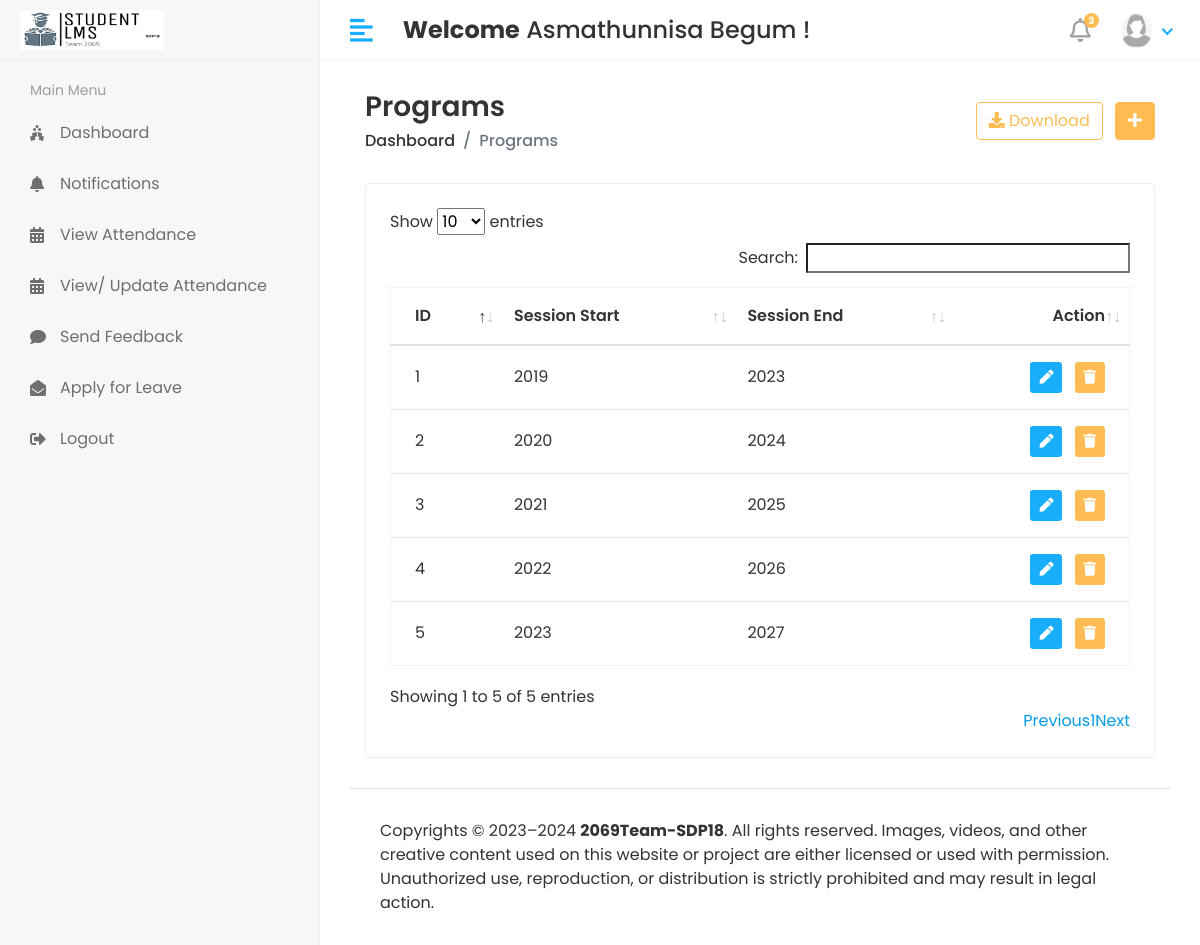
/HOD/Session/View (signed in), run on the app's committed database.
### app/models.py (models this page shows, shortened)
class CustomUser(AbstractUser):
    USER_CHOICES = (
        (1, 'HOD'),
        (2, 'STAFF'),
        (3, 'STUDENT'),
    )
    user_type = models.CharField(choices=USER_CHOICES, max_length=50, default=1)
    profile_pic = models.ImageField(upload_to='media/profile_pics')
    class Meta:
        db_table = 'custom_user_table'

class Session_Year(models.Model):
    session_start = models.CharField(max_length=100)
    session_end = models.CharField(max_length=100)
    class Meta:
        db_table = 'session_year_table'

### Studentlearningmanagementsystem/HOD_views.py (the view)
# urls.py: path('HOD/Session/View', HOD_views.VIEW_SESSION, name='view_session'),
@login_required(login_url='/')
def VIEW_SESSION(request):
    session = Session_Year.objects.all()
    context = {
        'session': session,
    }
    return render(request, 'Hod/view_session.html', context)

### templates/HOD/view_session.html (shortened to what this page needs)
{% extends 'base.html' %}
{% block content %}
<div class="content container-fluid">
    <div class="page-header">
       <div class="row align-items-center">
          <div class="col">
             <h3 class="page-title">Programs</h3>
             <ul class="breadcrumb">
                <li class="breadcrumb-item"><a href="{% url 'HOD_home' %}">Dashboard</a></li>
                <li class="breadcrumb-item active">Programs</li>
             </ul>
          </div>
          <div class="col-auto text-right float-right ml-auto">
             <a href="#" class="btn btn-outline-primary mr-2"><i class="fas fa-download"></i> Download</a>
             <a href="{% url 'add_program' %}" class="btn btn-primary"><i class="fas fa-plus"></i></a>
          </div>
       </div>
    </div>
    <div class="row">
       <div class="col-sm-12">
          <div class="card card-table">
             <div class="card-body">
                <div class="table-responsive">
                   <table id='table_id' class="table table-hover table-center mb-0">
                      <thead>
                         <tr>
                            <th>ID</th>
                            <th>Session Start</th>
                            <th>Session End</th>
                            <th class="text-right">Action</th>
                         </tr>
                      </thead>
                      <tbody>
                        {% for i in session %}
                         <tr>
                            <td>{{i.id}}</td>
                            <td>{{i.session_start}}</td>
                            <td>{{i.session_end}}</td>
                            <td class="text-right">
                               <div class="actions">
                                  <a href="{% url 'edit_session' i.id %}" class="btn btn-sm bg-success-light mr-2">
                                  <i class="fas fa-pen"></i>
                                  </a>
                                  <a href="{% url 'delete_session' i.id %}" class="btn btn-sm bg-danger-light">
                                  <i class="fas fa-trash"></i>
                                  </a>
                               </div>
                            </td>
                         </tr>
                         {% endfor %}
                      </tbody>
                   </table>
                </div>
             </div>
          </div>
       </div>
    </div>
 </div>
{% endblock  %}

### templates/includes/header.html (shortened to what this page needs)
{% load static %}
<div class="header">
    <div class="header-left">
       <a href="index.html" class="logo">
       <img src="{% static 'assets/img/logo3.jpg' %}" alt="Logo">
       </a>
    </div>
    <a href="javascript:void(0);" id="toggle_btn">
    <i class="fas fa-align-left"></i>
    </a>
    <div class="top-nav-search mt-3">
      <h4><strong>Welcome</strong>&nbsp;<span>{{user.first_name}} {{ user.last_name }}&nbsp;!</span></h4>
    </div>
    <ul class="nav user-menu">
       <li class="nav-item dropdown noti-dropdown">
          <a href="#" class="dropdown-toggle nav-link" data-toggle="dropdown">
          <i class="far fa-bell"></i> <span class="badge badge-pill">3</span>
          </a>
       </li>
       <li class="nav-item dropdown has-arrow">
          <a href="#" class="dropdown-toggle nav-link" data-toggle="dropdown">
            {% if user.profile_pic == "" %}
            <img class="rounded-circle" src="{% static '/assets/img/noimg.jpg' %}" width="31" alt="{{user.username}}">
            {% else %}
          <span class="user-img"><img class="rounded-circle" src="/{{ user.profile_pic }}" width="31" alt="{{user.username}}"></span>
          {% endif %}
         </a>
       </li>
    </ul>
 </div>

### static/assets/css/style.css (style rules this page uses)
html { height: 100%; }
body { background-color: #fff; color: #333; font-family: 'Poppins', sans-serif; font-size: 1rem; height: 100%; line-height: 1.5; overflow-x: hidden; }
h1, h2, h3, h4, h5, h6 { font-family: 'Poppins', sans-serif; margin-top: 0; }
a { color: #009ce7; }
input, button, a { transition: all 0.4s ease; -moz-transition: all 0.4s ease; -o-transition: all 0.4s ease; -ms-transition: all 0.4s ease; -webkit-transition: all 0.4s ease; }
ul, ol { padding: 0px; list-style: none; }
.table { color: #333; max-width: 100%; margin-bottom: 0; width: 100%; }
.table.dataTable { border-collapse: collapse !important; border: 1px solid rgba(0, 0, 0, 0.05); }
.table thead tr th { font-weight: 600; }
.table tbody tr { border-bottom: 1px solid rgba(0, 0, 0, 0.05); }
.table.table-center td, .table.table-center th { vertical-align: middle; }
.card-table .card-body .table > thead > tr > th { border-top: 0; }
.card-table .card-body .table tr td:first-child, .card-table .card-body .table tr th:first-child { padding-left: 1.5rem; }
.card-table .card-body .table tr td:last-child, .card-table .card-body .table tr th:last-child { padding-right: 1.5rem; }
.card-table .table td, .card-table .table th { border-top: 1px solid #e2e5e8; padding: 1rem 0.75rem; white-space: nowrap; }
.btn-primary { background-color: #FFBC53; border: 1px solid #FFBC53; }
.btn-outline-primary { color: #FFBC53; border-color: #FFBC53; }
.card { border: 1px solid #ececf5; box-shadow: 0 1px 3px 0 rgba(0, 0, 0, 0.03); margin-bottom: 1.875rem; }
.card-body { padding: 1.5rem; }
.bg-danger-light { background-color:#FFBC53 !important; color:#fff !important; }
.bg-success-light { background-color: #18aefa; color: #fff; }
.header { background-color: #fff; border-bottom: 1px solid #f3f3f4; left: 0; position: fixed; right: 0; top: 0; z-index: 1001; height: 60px; }
.header .header-left { float: left; height: 60px; padding: 0 20px; position: relative; width: 320px; z-index: 1; transition: all 0.2s ease-in-out; background-color: #f7f7fa; border-bottom: 1px solid #efefef; border-right: 1px solid #ececf5; display: flex; align-items: center; }
.header .header-left .logo { display: inline-block; line-height: 60px; }
.header .header-left .logo img { max-height: 40px; width: auto; }
.header .dropdown-toggle:after { display: none; }
.header .has-arrow .dropdown-toggle:after { border-top: 0; border-left: 0; border-bottom: 2px solid #18aefa; border-right: 2px solid #18aefa; content: ''; height: 8px; display: inline-block; pointer-events: none; -webkit-transform-origin: 66% 66%; -ms-transform-origin: 66% 66%; transform-origin: 66% 66%; -webkit-transform: rotate(45deg); -ms-transform: rotate(45deg); transform: rotate(45deg); -webkit-transition: all 0.15s ease-in-out; transition: all 0.15s ease-in-out; width: 8px; vertical-align: 0px; }
.user-menu { float: right; margin: 0; position: relative; z-index: 99; padding-right: 15px; }
.user-menu.nav > li > a { color: #a0a0a0; font-size: 14px; line-height: 58px; padding: 0 15px; height: 60px; }
.user-img { margin-right: 3px; position: relative; }
.top-nav-search { float: left; margin-left: 15px; }
.page-header { margin-bottom: 1.875rem; }
.page-header .breadcrumb { background-color: transparent; color: #6c757d; font-size: 1rem; font-weight: 500; margin-bottom: 0; padding: 0; }
.page-header .breadcrumb a { color: #333; }
.page-title { font-size: 28px; font-weight: 600; color: #333; margin-bottom: 5px; }
.user-menu.nav > li > a .badge { background-color: #FFBC53; display: block; font-size: 10px; font-weight: bold; height: 15px; width: 15px; position: absolute; right: 7px; top: 13px; color: #fff; padding: 3px; }
.user-menu.nav > li > a > i { font-size: 1.5rem; line-height: 60px; }
@media (min-width: 992px) { #toggle_btn { align-items: center; color: #18aefa; display: inline-flex; float: left; font-size: 26px; height: 60px; justify-content: center; margin-left: 15px; padding: 0 15px; } }

### data on the page
CustomUser: first_name "Asmathunnisa", last_name "Begum", profile_pic (picture)
Session_Year: id "1", session_start "2019", session_end "2023"
Session_Year: id "2", session_start "2020", session_end "2024"
Session_Year: id "3", session_start "2021", session_end "2025"
Session_Year: id "4", session_start "2022", session_end "2026"
Session_Year: id "5", session_start "2023", session_end "2027"
